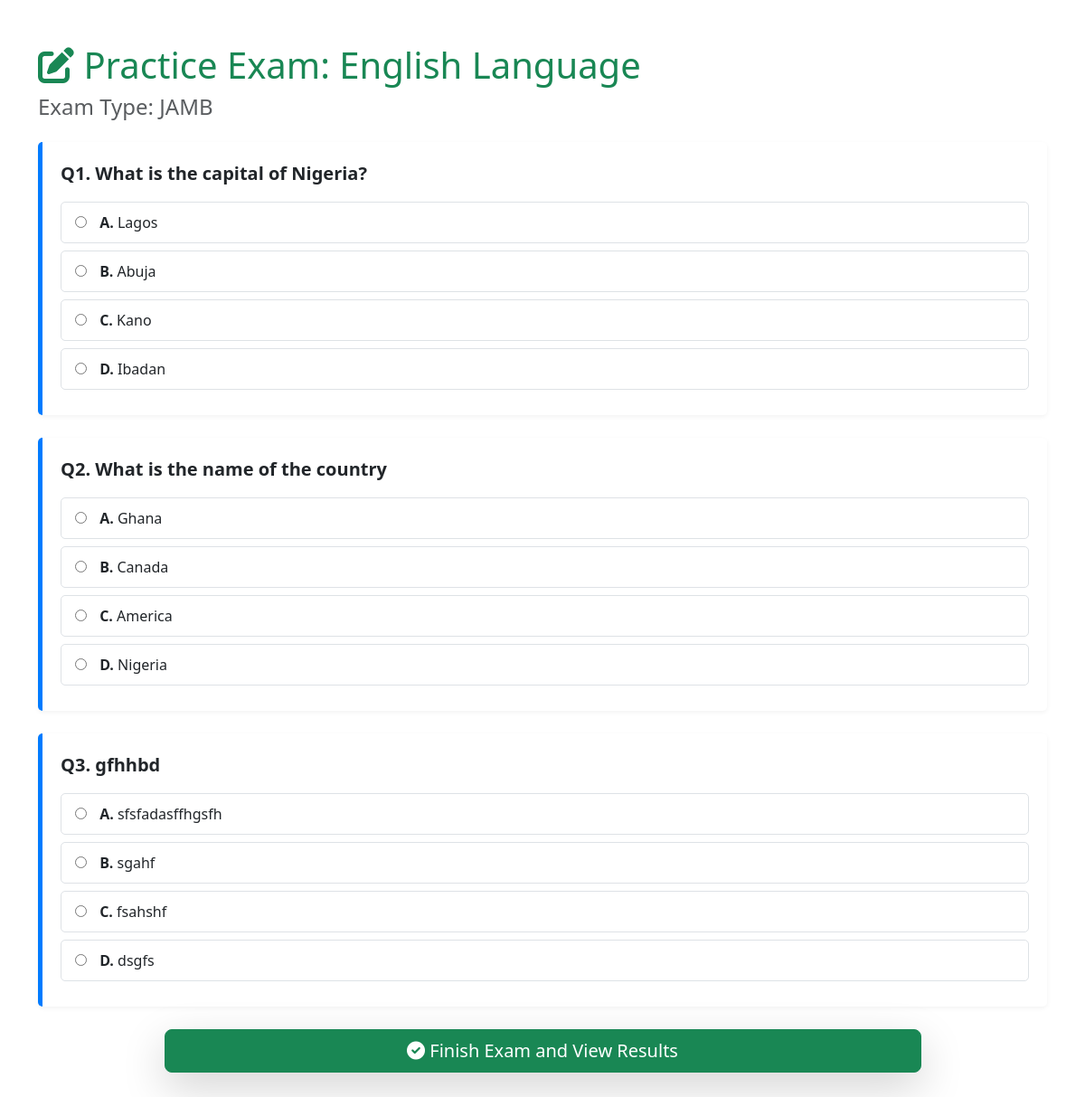
The app's page /take_exam/1 (signed in) with its own data.
### exam_app/models.py (models this page shows)
class Subject(db.Model):
    id = db.Column(db.Integer, primary_key=True)
    name = db.Column(db.String(50), nullable=False)
    exam_id = db.Column(db.Integer, db.ForeignKey('exam.id'), nullable=False)
    questions = db.relationship('Question', backref='subject', lazy=True)
    __table_args__ = (db.UniqueConstraint('name', 'exam_id', name='_name_exam_uc'),)

class Exam(db.Model):
    id = db.Column(db.Integer, primary_key=True)
    name = db.Column(db.String(50), unique=True, nullable=False)
    description = db.Column(db.String(200))
    subjects = db.relationship('Subject', backref='exam', lazy=True)

class Question(db.Model):
    id = db.Column(db.Integer, primary_key=True)
    question_text = db.Column(db.Text, nullable=False)
    option_a = db.Column(db.String(500), nullable=False)
    option_b = db.Column(db.String(500), nullable=False)
    option_c = db.Column(db.String(500), nullable=False)
    option_d = db.Column(db.String(500), nullable=False)
    correct_answer = db.Column(db.String(1), nullable=False)
    subject_id = db.Column(db.Integer, db.ForeignKey('subject.id'), nullable=False)
    explanation = db.Column(db.Text)

### exam_app/routes/main.py (the view, shortened to what this page needs)
@bp.route('/take_exam/<int:subject_id>', methods=['GET', 'POST'])
def take_exam(subject_id):
    if not g.user:
        flash('Please login to take an exam.', 'warning')
        return redirect(url_for('auth.login'))
    subject = db.session.execute(db.select(Subject).filter_by(id=subject_id)).scalar_one_or_none()
    if not subject:
        flash("Subject not found.", 'danger')
        return redirect(url_for('main.dashboard'))
    questions = db.session.execute(db.select(Question).filter_by(subject_id=subject_id)).scalars().all()
    if not questions:
        flash(f"No questions available for {subject.name}.", 'danger')
        return redirect(url_for('main.dashboard'))
    return render_template(
        'take_exam.html',
        subject=subject,
        questions=questions
    )

### exam_app/utils.py (called while the page is built)
def before_request():
    g.user = None
    if 'username' in session:
        g.user = session['username']

### templates/take_exam.html (shortened to what this page needs)
<!DOCTYPE html>
<html lang="en">
<head>
    <link href="https://cdn.jsdelivr.net/npm/bootstrap@5.3.3/dist/css/bootstrap.min.css" rel="stylesheet">
    <link rel="stylesheet" href="https://cdnjs.cloudflare.com/ajax/libs/font-awesome/6.0.0-beta3/css/all.min.css">
</head>
<body>
    <div class="container mt-5">
        <h1 class="text-success"><i class="fas fa-edit"></i> Practice Exam: {{ subject.name }}</h1>
        <h4 class="text-muted mb-4">Exam Type: {{ subject.exam.name }}</h4>
        <form method="POST">
            {% for question in questions %}
                <div class="question-block">
                    <p class="fw-bold fs-5 mb-3">Q{{ loop.index }}. {{ question.question_text }}</p>
                    <div>
                        <label class="option-label">
                            <input type="radio" name="q_{{ question.id }}" value="A" required>
                            <span class="fw-bold">A.</span> {{ question.option_a }}
                        </label>
                        <label class="option-label">
                            <input type="radio" name="q_{{ question.id }}" value="B">
                            <span class="fw-bold">B.</span> {{ question.option_b }}
                        </label>
                        <label class="option-label">
                            <input type="radio" name="q_{{ question.id }}" value="C">
                            <span class="fw-bold">C.</span> {{ question.option_c }}
                        </label>
                        <label class="option-label">
                            <input type="radio" name="q_{{ question.id }}" value="D">
                            <span class="fw-bold">D.</span> {{ question.option_d }}
                        </label>
                    </div>
                </div>
            {% endfor %}
            <div class="text-center submit-btn-fixed">
                <button type="submit" class="btn btn-success btn-lg shadow-lg w-75">
                    <i class="fas fa-check-circle"></i> Finish Exam and View Results
                </button>
            </div>
        </form>
    </div>
</body>
</html>

### templates/take_exam.html (style rules this page uses)
.question-block { padding: 20px; margin-bottom: 25px; border-left: 5px solid #007bff; border-radius: 5px; box-shadow: 0 2px 5px rgba(0, 0, 0, 0.05); background-color: #ffffff; }
.option-label { display: block; padding: 10px 15px; border: 1px solid #dee2e6; border-radius: 5px; margin-bottom: 8px; transition: all 0.2s; cursor: pointer; }
.option-label input[type="radio"] { margin-right: 10px; }
.submit-btn-fixed { position: sticky; bottom: 20px; z-index: 100; }

### records on screen
Subject: name "English Language"
Exam: exam.name "JAMB"
Question: question_text "What is the capital of Nigeria?", option_a "Lagos", option_b "Abuja", option_c "Kano", option_d "Ibadan"
Question: question_text "What is the name of the country", option_a "Ghana", option_b "Canada", option_c "America", option_d "Nigeria"
Question: question_text "gfhhbd", option_a "sfsfadasffhgsfh", option_b "sgahf", option_c "fsahshf", option_d "dsgfs"
